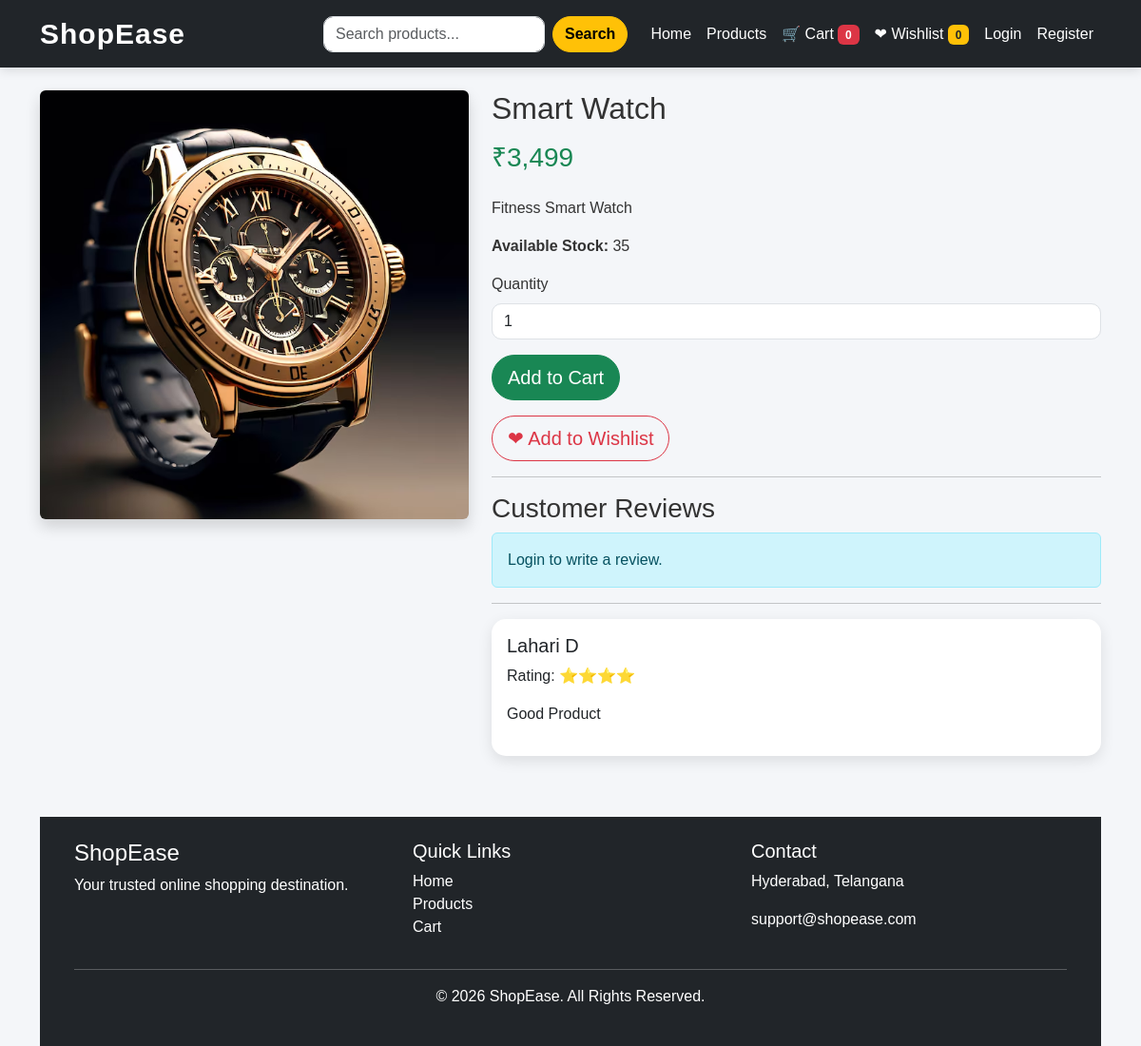
/product.php?id=6, run on the app's committed database.
### tables this page shows
CREATE TABLE `products` (
  `id` int(11) NOT NULL,
  `category_id` int(11) DEFAULT NULL,
  `product_name` varchar(200) DEFAULT NULL,
  `description` text DEFAULT NULL,
  `price` decimal(10,2) DEFAULT NULL,
  `stock` int(11) DEFAULT NULL,
  `image` varchar(255) DEFAULT NULL,
  `created_at` timestamp NOT NULL DEFAULT current_timestamp()
);

CREATE TABLE `reviews` (
  `id` int(11) NOT NULL,
  `user_id` int(11) DEFAULT NULL,
  `product_id` int(11) DEFAULT NULL,
  `rating` int(11) DEFAULT NULL,
  `review` text DEFAULT NULL,
  `created_at` timestamp NOT NULL DEFAULT current_timestamp()
);

CREATE TABLE `users` (
  `id` int(11) NOT NULL,
  `fullname` varchar(100) NOT NULL,
  `email` varchar(100) NOT NULL,
  `phone` varchar(15) DEFAULT NULL,
  `password` varchar(255) NOT NULL,
  `address` text DEFAULT NULL,
  `created_at` timestamp NOT NULL DEFAULT current_timestamp()
);

### product.php (the view, shortened to what this page needs)
<?php
include("includes/header.php");
$id = intval($_GET['id']);
$sql = "SELECT * FROM products WHERE id='$id'";
$result = mysqli_query($conn, $sql);
$product = mysqli_fetch_assoc($result);
?>
<div class="row mt-4">
    <div class="col-md-5">
        <img src="images/<?php echo $product['image']; ?>" class="img-fluid rounded shadow">
    </div>
    <div class="col-md-7">
        <h2><?php echo $product['product_name']; ?></h2>
        <h3 class="text-success mt-3">
            ₹<?php echo number_format($product['price']); ?>
        </h3>
        <p class="mt-4">
            <?php echo $product['description']; ?>
        </p>
        <p>
            <strong>Available Stock:</strong>
            <?php echo $product['stock']; ?>
        </p>
        <?php if($product['stock'] > 0){ ?>
        <form action="cart.php" method="POST">
            <div class="mb-3">
                <label class="form-label">Quantity</label>
                <input
                    type="number"
                    name="quantity"
                    class="form-control"
                    value="1"
                    min="1"
                    max="<?php echo $product['stock']; ?>">
            </div>
            <button
                type="submit"
                name="add_cart"
                class="btn btn-success btn-lg">
                Add to Cart
            </button>
        </form>
                    <a href="wishlist.php?add=<?php echo $product['id']; ?>"
            class="btn btn-outline-danger btn-lg mt-3">
            ❤ Add to Wishlist
            </a>
            <hr>
                    <h3>Customer Reviews</h3>
                    <?php
                    if(isset($_SESSION['user_id']))
                    {
                    ?>
                    <form action="save_review.php" method="POST">
                    <input
                    type="hidden"
                    name="product_id"
                    value="<?php echo $product['id']; ?>">
                    <div class="mb-3">
                    <label>Rating</label>
                    <select name="rating" class="form-select">
                    <option value="5">⭐⭐⭐⭐⭐</option>
                    <option value="4">⭐⭐⭐⭐</option>
                    <option value="3">⭐⭐⭐</option>
                    <option value="2">⭐⭐</option>
                    <option value="1">⭐</option>
                    </select>
                    </div>
                    <div class="mb-3">
                    <label>Review</label>
                    <textarea
                    name="review"
                    class="form-control"
                    rows="4"
                    required></textarea>
                    </div>
                    <button
                    type="submit"
                    class="btn btn-success">
                    Submit Review
                    </button>
                    </form>
                    <?php
                    }
                    else
                    {
                    ?>
                    <div class="alert alert-info">
                    Login to write a review.
                    </div>
                    <?php
                    }
                    ?>
        <hr>
<?php
$sql = "SELECT reviews.*, users.fullname
FROM reviews
JOIN users
ON reviews.user_id = users.id
WHERE product_id='".$product['id']."'
ORDER BY created_at DESC";
$result = mysqli_query($conn,$sql);
while($review=mysqli_fetch_assoc($result))
{
?>
<div class="card mb-3">
<div class="card-body">
<h5>
<?php echo htmlspecialchars($review['fullname']); ?>
</h5>
<p>
Rating:
<?php
for($i=1;$i<=$review['rating'];$i++)
echo "⭐";
?>
</p>
<p>
<?php echo htmlspecialchars($review['review']); ?>
</p>
</div>
</div>
<?php
}
?>
        <?php } ?>
    </div>
</div>
<?php
include("includes/footer.php");
?>

### css/style.css (style rules this page uses)
body { background:#f4f6f9; font-family:Arial, Helvetica, sans-serif; color:#333; }
.btn { border-radius:30px; transition:.3s; }
.card { border:none; border-radius:15px; box-shadow:0 5px 15px rgba(0,0,0,.1); }
.form-control, .form-select { border-radius:10px; }

### data on the page
products: image (picture), product_name "Smart Watch", price "3,499", description "Fitness Smart Watch", stock "35"
reviews: user.fullname "Lahari D", review "Good Product"

### other printed values
$cartCount "0"
$wishlistCount "0"
